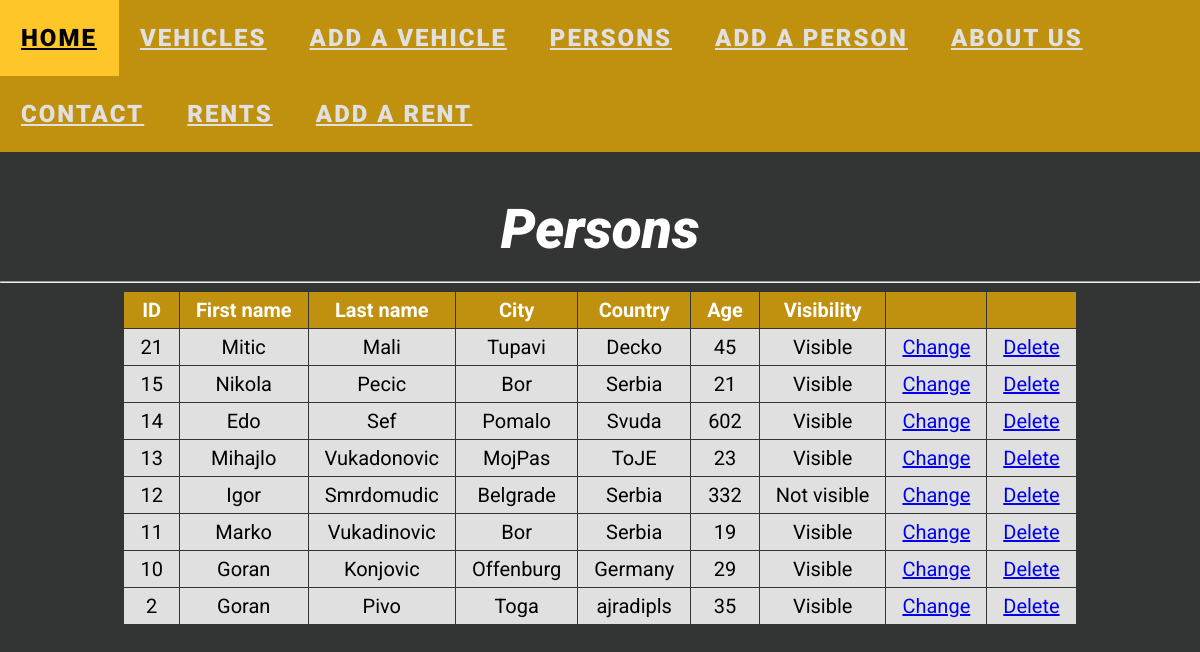
Page /person/persons.php on the committed database.
### tables this page shows
CREATE TABLE `person` (
  `personId` int NOT NULL AUTO_INCREMENT,
  `firstName` varchar(255) DEFAULT NULL,
  `lastName` varchar(255) DEFAULT NULL,
  `city` varchar(255) DEFAULT NULL,
  `country` varchar(255) DEFAULT NULL,
  `dateOfBirth` date DEFAULT NULL,
  `isVisible` tinyint(1) DEFAULT NULL,
  PRIMARY KEY (`personId`)
);

### person/persons.php (the view, shortened to what this page needs)
<?php
include "../include/joinsql.php";
include "../include/header.php";
?><!DOCTYPE html>
<html>
    <head>
        <link href="../css/reset.css" rel="stylesheet" type="text/css">
        <link href="../css/general.css" rel="stylesheet" type="text/css">
    </head>
    <body>
        <h1>Persons</h1>
        <br>
        <hr>
        <table>
            <thead>
                <td>ID</td>
                <td>First name</td>
                <td>Last name</td>
                <td>City</td>
                <td>Country</td>
                <td>Age</td>
                <td>Visibility</td>
                <td></td>
                <td></td>
            </thead>
            <tbody>
                <?php $ljudi = $conn->query("SELECT * FROM person ORDER BY personId DESC");
                if ($ljudi->num_rows > 0) {
                    while ($red = $ljudi->fetch_assoc()) {
                        $today = date("Y-m-d");
                        $dateOfBirth = $red['dateOfBirth'];
                        $diff = date_diff(date_create($dateOfBirth), date_create($today));
                        $visibility = $red['isVisible'];
                        if ($visibility == TRUE) {
                            $visibility = "Visible";
                        } else {
                            $visibility = "Not visible";
                        }
                        print '<tr>
                                    <td>' . $red["personId"] . '</td>
                                    <td>' . $red["firstName"] . '</td>
                                    <td>' . $red["lastName"] . '</td>
                                    <td>' . $red["city"] . '</td>
                                    <td>' . $red["country"] . '</td>
                                    <td>' . $diff->format("%Y") . '</td>
                                    <td>' . $visibility . '</td>
                                    <td> <a href="editPerson.php?personId=' . $red["personId"] . '">Change</a> </td>
                                    <td> <a href="deletePerson.php?personId=' . $red["personId"] . '">Delete</a></td>
                                </tr>';
                    }
                } ?>
            </tbody>
        </table>
    </body>
</html>

### include/header.php
<header>
    <ul>
        <li>
            <a href="../index.php" <?php if ('PAGE'=='home')
                print ' class="kingMenuLinkOn"'; ?>>Home</a>
        </li><li>
            <a href="../vehicle/vehicles.php" <?php if ('PAGE'=='vehicles')
                print ' class="kingMenuLinkOn"'; ?>>Vehicles</a>
        </li><li>
            <a href="../vehicle/createVehicle.php" <?php if ('PAGE'=='createVehicle')
                print ' class=kingMenuLinkOn"'; ?>>Add a vehicle</a>
        </li><li>
            <a href="../person/persons.php" <?php if ('PAGE'=='persons')
                print ' class="kingMenuLinkOn"'; ?>>Persons</a>
        </li><li>
            <a href="../person/createPerson.php" <?php if ('PAGE'=='createPerson')
                print ' class="kingMenuLinkOn"'; ?>>Add a person</a>
        </li><li>
            <a href="../info/aboutUs.php" <?php if ('PAGE'=='aboutUs')
                print ' class="kingMenuLinkOn"'; ?>>About us</a>
        </li><li>
            <a href="../info/contact.php" <?php if ('PAGE'=='contact')
                print ' class="kingMenuLinkOn"'; ?>>Contact</a>
        </li><li>
            <a href="../rented/rented.php" <?php if ('PAGE'=='rents')
                print ' class="kingMenuLinkOn"'; ?>>Rents</a>
        </li><li>
            <a href="../rented/createRent.php" <?php if ('PAGE'=='createRent')
                print ' class="kingMenuLinkOn"'; ?>>Add a rent</a>
    </ul>
</header>

### css/general.css (style rules this page uses)
body { background-color: #333434; font-family: 'Roboto', sans-serif; font-weight: 400; }
h1 { font-size: 55px; color: #fff; font-style: italic; padding-top: 50px; text-align: center; font-weight: 900; }
header { background-color: rgb(192, 145, 14); }
header>ul>li { display: inline-block; }
header>ul>li>a { display: block; padding: 26px 22px 26px 21px; color: #e0e0e0; font-size: 24px; font-weight: 900; text-transform: uppercase; letter-spacing: 2px; }
::placeholder { color: #fff; opacity: 0.7; }
table { border-collapse: separate; border-spacing: 1px; font-size: 20px; margin: auto; padding-bottom: 69px; }
table td { background-color: #e0e0e0; padding: 8px 16px 8px 16px; text-align: center; }
table thead td { background-color: rgb(192, 145, 14);; color: #fff; font-weight: bold; text-align: center; vertical-align: middle; }

### rows in the picture
person: personId "21", firstName "Mitic", lastName "Mali", city "Tupavi", country "Decko", dateOfBirth "45", isVisible "Visible"
person: personId "15", firstName "Nikola", lastName "Pecic", city "Bor", country "Serbia", dateOfBirth "21", isVisible "Visible"
person: personId "14", firstName "Edo", lastName "Sef", city "Pomalo", country "Svuda", dateOfBirth "602", isVisible "Visible"
person: personId "13", firstName "Mihajlo", lastName "Vukadonovic", city "MojPas", country "ToJE", dateOfBirth "23", isVisible "Visible"
person: personId "12", firstName "Igor", lastName "Smrdomudic", city "Belgrade", country "Serbia", dateOfBirth "332", isVisible "Not visible"
person: personId "11", firstName "Marko", lastName "Vukadinovic", city "Bor", country "Serbia", dateOfBirth "19", isVisible "Visible"
person: personId "10", firstName "Goran", lastName "Konjovic", city "Offenburg", country "Germany", dateOfBirth "29", isVisible "Visible"
person: personId "2", firstName "Goran", lastName "Pivo", city "Toga", country "ajradipls", dateOfBirth "35", isVisible "Visible"
